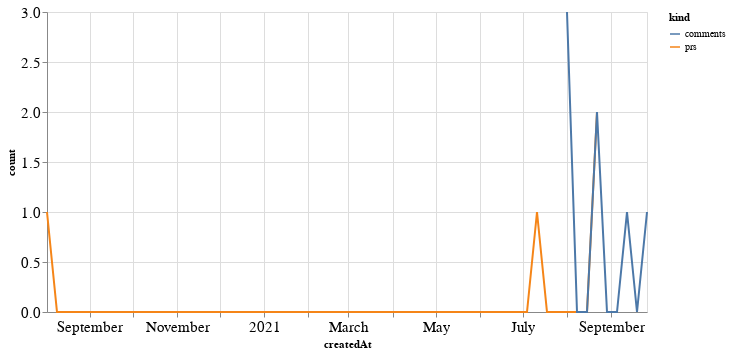

Notebook code for this chart:
### Code cell
alt.Chart(total_time, width=600).mark_line().encode(
    x='createdAt',
    y='count',
    color='kind'
)

### Figure 1 — Vega-Lite specification as saved in the notebook (floating-point values rounded to 4 significant figures)
{"config": {"axisLeft": {"labelFontSize": 15}, "axisBottom": {"labelFontSize": 15}}, "data": {"name": "data-2cc4f27cefcecb5a3e85e4bb956ac83a"}, "mark": "line", "encoding": {"color": {"type": "nominal", "field": "kind"}, "x": {"type": "temporal", "field": "createdAt"}, "y": {"type": "quantitative", "field": "count"}}, "width": 600, "$schema": "https://vega.github.io/schema/vega-lite/v4.8.1.json", "datasets": {"data-2cc4f27cefcecb5a3e85e4bb956ac83a": [{"createdAt": "2020-08-02T00:00:00", "kind": "prs", "count": 1.0}, {"createdAt": "2020-08-09T00:00:00", "kind": "prs", "count": 0.0}, {"createdAt": "2020-08-16T00:00:00", "kind": "prs", "count": 0.0}, {"createdAt": "2020-08-23T00:00:00", "kind": "prs", "count": 0.0}, {"createdAt": "2020-08-30T00:00:00", "kind": "prs", "count": 0.0}, {"createdAt": "2020-09-06T00:00:00", "kind": "prs", "count": 0.0}, {"createdAt": "2020-09-13T00:00:00", "kind": "prs", "count": 0.0}, {"createdAt": "2020-09-20T00:00:00", "kind": "prs", "count": 0.0}, {"createdAt": "2020-09-27T00:00:00", "kind": "prs", "count": 0.0}, {"createdAt": "2020-10-04T00:00:00", "kind": "prs", "count": 0.0}, {"createdAt": "2020-10-11T00:00:00", "kind": "prs", "count": 0.0}, {"createdAt": "2020-10-18T00:00:00", "kind": "prs", "count": 0.0}, {"createdAt": "2020-10-25T00:00:00", "kind": "prs", "count": 0.0}, {"createdAt": "2020-11-01T00:00:00", "kind": "prs", "count": 0.0}, {"createdAt": "2020-11-08T00:00:00", "kind": "prs", "count": 0.0}, {"createdAt": "2020-11-15T00:00:00", "kind": "prs", "count": 0.0}, {"createdAt": "2020-11-22T00:00:00", "kind": "prs", "count": 0.0}, {"createdAt": "2020-11-29T00:00:00", "kind": "prs", "count": 0.0}, {"createdAt": "2020-12-06T00:00:00", "kind": "prs", "count": 0.0}, {"createdAt": "2020-12-13T00:00:00", "kind": "prs", "count": 0.0}, {"createdAt": "2020-12-20T00:00:00", "kind": "prs", "count": 0.0}, {"createdAt": "2020-12-27T00:00:00", "kind": "prs", "count": 0.0}, {"createdAt": "2021-01-03T00:00:00", "kind": "prs", "count": 0.0}, {"createdAt": "2021-01-10T00:00:00", "kind": "prs", "count": 0.0}, {"createdAt": "2021-01-17T00:00:00", "kind": "prs", "count": 0.0}, {"createdAt": "2021-01-24T00:00:00", "kind": "prs", "count": 0.0}, {"createdAt": "2021-01-31T00:00:00", "kind": "prs", "count": 0.0}, {"createdAt": "2021-02-07T00:00:00", "kind": "prs", "count": 0.0}, {"createdAt": "2021-02-14T00:00:00", "kind": "prs", "count": 0.0}, {"createdAt": "2021-02-21T00:00:00", "kind": "prs", "count": 0.0}, {"createdAt": "2021-02-28T00:00:00", "kind": "prs", "count": 0.0}, {"createdAt": "2021-03-07T00:00:00", "kind": "prs", "count": 0.0}, {"createdAt": "2021-03-14T00:00:00", "kind": "prs", "count": 0.0}, {"createdAt": "2021-03-21T00:00:00", "kind": "prs", "count": 0.0}, {"createdAt": "2021-03-28T00:00:00", "kind": "prs", "count": 0.0}, {"createdAt": "2021-04-04T00:00:00", "kind": "prs", "count": 0.0}, {"createdAt": "2021-04-11T00:00:00", "kind": "prs", "count": 0.0}, {"createdAt": "2021-04-18T00:00:00", "kind": "prs", "count": 0.0}, {"createdAt": "2021-04-25T00:00:00", "kind": "prs", "count": 0.0}, {"createdAt": "2021-05-02T00:00:00", "kind": "prs", "count": 0.0}, {"createdAt": "2021-05-09T00:00:00", "kind": "prs", "count": 0.0}, {"createdAt": "2021-05-16T00:00:00", "kind": "prs", "count": 0.0}, {"createdAt": "2021-05-23T00:00:00", "kind": "prs", "count": 0.0}, {"createdAt": "2021-05-30T00:00:00", "kind": "prs", "count": 0.0}, {"createdAt": "2021-06-06T00:00:00", "kind": "prs", "count": 0.0}, {"createdAt": "2021-06-13T00:00:00", "kind": "prs", "count": 0.0}, {"createdAt": "2021-06-20T00:00:00", "kind": "prs", "count": 0.0}, {"createdAt": "2021-06-27T00:00:00", "kind": "prs", "count": 0.0}, {"createdAt": "2021-07-04T00:00:00", "kind": "prs", "count": 0.0}, {"createdAt": "2021-07-11T00:00:00", "kind": "prs", "count": 1.0}, {"createdAt": "2021-07-18T00:00:00", "kind": "prs", "count": 0.0}, {"createdAt": "2021-07-25T00:00:00", "kind": "prs", "count": 0.0}, {"createdAt": "2021-08-01T00:00:00", "kind": "prs", "count": 0.0}, {"createdAt": "2021-08-08T00:00:00", "kind": "prs", "count": 0.0}, {"createdAt": "2021-08-15T00:00:00", "kind": "prs", "count": 0.0}, {"createdAt": "2021-08-22T00:00:00", "kind": "prs", "count": 2.0}, {"createdAt": "2021-08-29T00:00:00", "kind": "prs", "count": null}, {"createdAt": "2021-09-05T00:00:00", "kind": "prs", "count": null}, {"createdAt": "2021-09-12T00:00:00", "kind": "prs", "count": null}, {"createdAt": "2021-09-19T00:00:00", "kind": "prs", "count": null}, {"createdAt": "2021-09-26T00:00:00", "kind": "prs", "count": null}, {"createdAt": "2020-08-02T00:00:00", "kind": "comments", "count": null}, {"createdAt": "2020-08-09T00:00:00", "kind": "comments", "count": null}, {"createdAt": "2020-08-16T00:00:00", "kind": "comments", "count": null}, {"createdAt": "2020-08-23T00:00:00", "kind": "comments", "count": null}, {"createdAt": "2020-08-30T00:00:00", "kind": "comments", "count": null}, {"createdAt": "2020-09-06T00:00:00", "kind": "comments", "count": null}, {"createdAt": "2020-09-13T00:00:00", "kind": "comments", "count": null}, {"createdAt": "2020-09-20T00:00:00", "kind": "comments", "count": null}, {"createdAt": "2020-09-27T00:00:00", "kind": "comments", "count": null}, {"createdAt": "2020-10-04T00:00:00", "kind": "comments", "count": null}, {"createdAt": "2020-10-11T00:00:00", "kind": "comments", "count": null}, {"createdAt": "2020-10-18T00:00:00", "kind": "comments", "count": null}, {"createdAt": "2020-10-25T00:00:00", "kind": "comments", "count": null}, {"createdAt": "2020-11-01T00:00:00", "kind": "comments", "count": null}, {"createdAt": "2020-11-08T00:00:00", "kind": "comments", "count": null}, {"createdAt": "2020-11-15T00:00:00", "kind": "comments", "count": null}, {"createdAt": "2020-11-22T00:00:00", "kind": "comments", "count": null}, {"createdAt": "2020-11-29T00:00:00", "kind": "comments", "count": null}, {"createdAt": "2020-12-06T00:00:00", "kind": "comments", "count": null}, {"createdAt": "2020-12-13T00:00:00", "kind": "comments", "count": null}, {"createdAt": "2020-12-20T00:00:00", "kind": "comments", "count": null}, {"createdAt": "2020-12-27T00:00:00", "kind": "comments", "count": null}, {"createdAt": "2021-01-03T00:00:00", "kind": "comments", "count": null}, {"createdAt": "2021-01-10T00:00:00", "kind": "comments", "count": null}, {"createdAt": "2021-01-17T00:00:00", "kind": "comments", "count": null}, {"createdAt": "2021-01-24T00:00:00", "kind": "comments", "count": null}, {"createdAt": "2021-01-31T00:00:00", "kind": "comments", "count": null}, {"createdAt": "2021-02-07T00:00:00", "kind": "comments", "count": null}, {"createdAt": "2021-02-14T00:00:00", "kind": "comments", "count": null}, {"createdAt": "2021-02-21T00:00:00", "kind": "comments", "count": null}, {"createdAt": "2021-02-28T00:00:00", "kind": "comments", "count": null}, {"createdAt": "2021-03-07T00:00:00", "kind": "comments", "count": null}, {"createdAt": "2021-03-14T00:00:00", "kind": "comments", "count": null}, {"createdAt": "2021-03-21T00:00:00", "kind": "comments", "count": null}, {"createdAt": "2021-03-28T00:00:00", "kind": "comments", "count": null}, {"createdAt": "2021-04-04T00:00:00", "kind": "comments", "count": null}, {"createdAt": "2021-04-11T00:00:00", "kind": "comments", "count": null}, {"createdAt": "2021-04-18T00:00:00", "kind": "comments", "count": null}, {"createdAt": "2021-04-25T00:00:00", "kind": "comments", "count": null}, {"createdAt": "2021-05-02T00:00:00", "kind": "comments", "count": null}, {"createdAt": "2021-05-09T00:00:00", "kind": "comments", "count": null}, {"createdAt": "2021-05-16T00:00:00", "kind": "comments", "count": null}, {"createdAt": "2021-05-23T00:00:00", "kind": "comments", "count": null}, {"createdAt": "2021-05-30T00:00:00", "kind": "comments", "count": null}, {"createdAt": "2021-06-06T00:00:00", "kind": "comments", "count": null}, {"createdAt": "2021-06-13T00:00:00", "kind": "comments", "count": null}, {"createdAt": "2021-06-20T00:00:00", "kind": "comments", "count": null}, {"createdAt": "2021-06-27T00:00:00", "kind": "comments", "count": null}, {"createdAt": "2021-07-04T00:00:00", "kind": "comments", "count": null}, {"createdAt": "2021-07-11T00:00:00", "kind": "comments", "count": null}, {"createdAt": "2021-07-18T00:00:00", "kind": "comments", "count": null}, {"createdAt": "2021-07-25T00:00:00", "kind": "comments", "count": null}, {"createdAt": "2021-08-01T00:00:00", "kind": "comments", "count": 3.0}, {"createdAt": "2021-08-08T00:00:00", "kind": "comments", "count": 0.0}, {"createdAt": "2021-08-15T00:00:00", "kind": "comments", "count": 0.0}, {"createdAt": "2021-08-22T00:00:00", "kind": "comments", "count": 2.0}, {"createdAt": "2021-08-29T00:00:00", "kind": "comments", "count": 0.0}, {"createdAt": "2021-09-05T00:00:00", "kind": "comments", "count": 0.0}, {"createdAt": "2021-09-12T00:00:00", "kind": "comments", "count": 1.0}, {"createdAt": "2021-09-19T00:00:00", "kind": "comments", "count": 0.0}, {"createdAt": "2021-09-26T00:00:00", "kind": "comments", "count": 1.0}]}}
